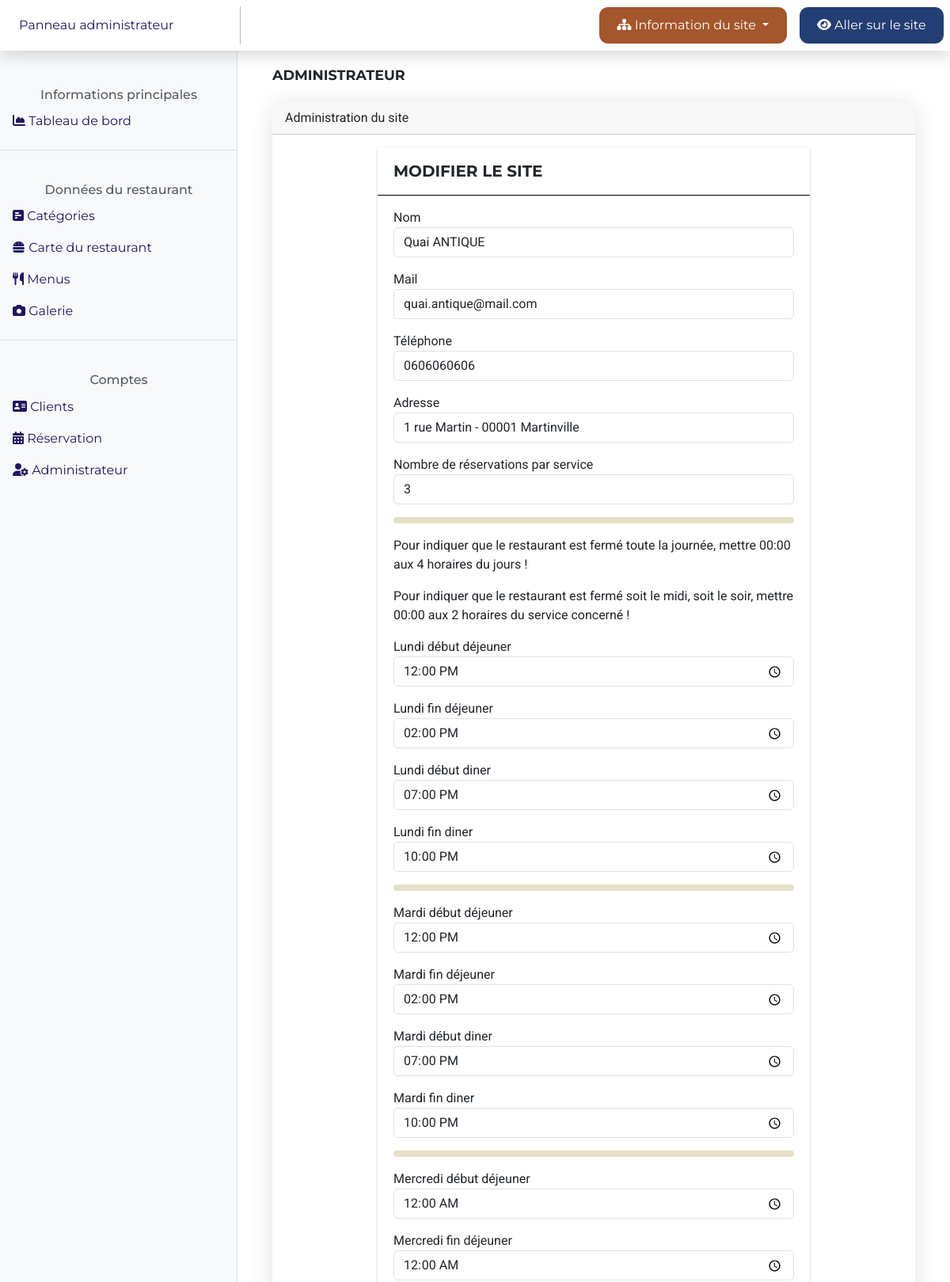
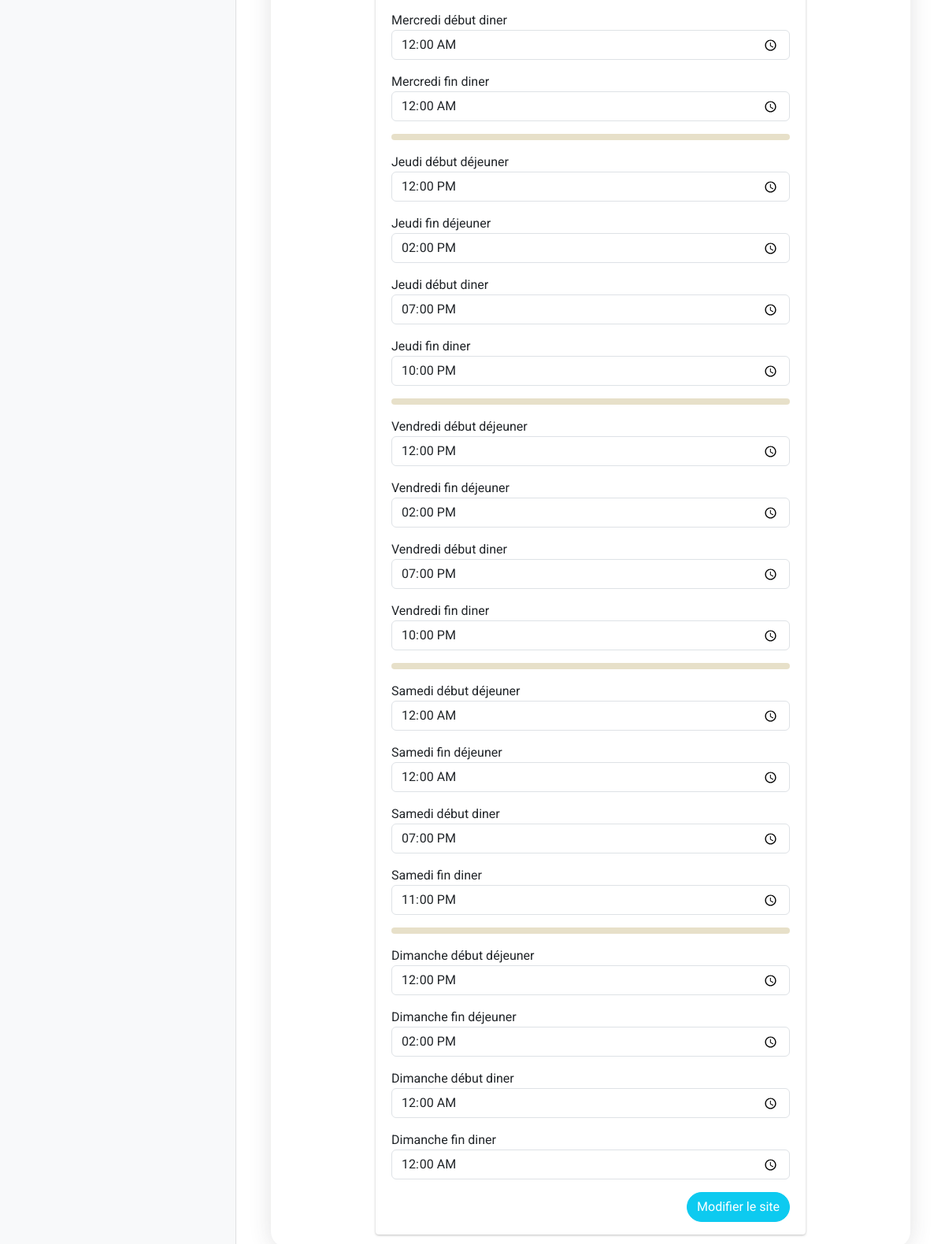
The app's page /admin/Administrateur.php with its own data (2 pictures, top to bottom).
### tables this page shows
CREATE TABLE website_setting_v2
(
  setting_id INT(3) NOT NULL AUTO_INCREMENT PRIMARY KEY,
  setting_name VARCHAR(255) NOT NULL,
  setting_form VARCHAR(255) NOT NULL,
  setting_value VARCHAR(255) NOT NULL
);

CREATE TABLE restaurant_schedule
(
  schedule_id INT(3) NOT NULL AUTO_INCREMENT PRIMARY KEY,
  schedule_day VARCHAR(255) NOT NULL,
  schedule_form VARCHAR(255) NOT NULL,
  schedule_time TIME NOT NULL
);

### admin/Administrateur.php (called while the page is built, shortened)
<?php
include('../Database/connexion.php');
include('./Conf/Template/head-html.php');
include('./Conf/Template/navbar.php');
include('./Page/Administrateur-content.php');
include('./Conf/Template/end-html.php');

### admin/Page/Administrateur-content.php (the view, shortened to what this page needs)
<?php
try {
  $statementsetting = $pdo->prepare("SELECT * FROM website_setting_v2");
  $statementsetting->execute();
  $options = $statementsetting->fetchAll();
} catch (Exception $e) {
  file_put_contents('dblogs.log', $e->getMessage() . "\n", FILE_APPEND);
  echo 'Une erreur est survenue';
}
try {
  $statementschedule = $pdo->prepare("SELECT * FROM restaurant_schedule");
  $statementschedule->execute();
  $schedules = $statementschedule->fetchAll();
} catch (Exception $e) {
  file_put_contents('dblogs.log', $e->getMessage() . "\n", FILE_APPEND);
  echo 'Une erreur est survenue';
}
?>
<div style="padding:20px">
  <h1 style="text-transform: uppercase;
  font-family: Montserrat, sans-serif;
  margin-bottom: 1.5rem;
  font-size: 1.1rem;
  font-weight: bold;">
    Administrateur
  </h1>
  <div class="card">
    <div class="card-header" style="border-top-left-radius: 20px; border-top-right-radius: 20px;">
      Administration du site
    </div>
    <div class="card-body">
      <form method="POST" action="Administrateur.php" enctype="multipart/form-data">
        <div class="form-add-product">
          <div class="form-add-product-header">
            <div class="main-title">
              Modifier le site
            </div>
          </div>
          <div class="form-add-product-body">
            <?php
            foreach ($options as $option) {
            ?>
            <div style="margin-bottom: 1rem;">
              <label for="<?php echo $option['setting_name']; ?>"><?php echo $option['setting_form']; ?></label>
              <input type="text" class="form-control"
                onkeyup="this.value=this.value.replace(/[^\sa-zA-Z0-9@^éè^-]/g,'');"
                value="<?php echo $option['setting_value'] ?>" name="<?php echo $option['setting_name']; ?>">
            </div>
            <?php
            }
            ?>
            <hr class="rounded">
            <div style="margin-bottom: 1rem;">
              <p>Pour indiquer que le restaurant est fermé toute la journée, mettre 00:00 aux 4 horaires du jours !</p>
              <p>Pour indiquer que le restaurant est fermé soit le midi, soit le soir, mettre 00:00 aux 2 horaires du
                service concerné !</p>
            </div>
            <?php
            $i = 1;
            foreach ($schedules as $schedule) {
            ?>
            <div style="margin-bottom: 1rem;">
              <label for="<?php echo $schedule['schedule_day']; ?>"><?php echo $schedule['schedule_form']; ?></label>
              <input type="time" class="form-control" value="<?php echo $schedule['schedule_time']; ?>"
                name="<?php echo $schedule['schedule_day']; ?>">
            </div>
            <?php
              if (($i == 4)  || ($i == 8) || ($i == 12) || ($i == 16) || ($i == 20) || ($i == 24)) {
                echo '<hr class="rounded">';
              }
              $i++;
            }
            ?>
            <button type="submit" name="save_website_setting" class="btn btn-info float-end"
              style="border-radius: 30px; color: white;">
              Modifier le site
            </button>
          </div>
        </div>
      </form>
    </div>
  </div>
</div>

### admin/Design/CSS/admin1.css (style rules this page uses)
:root { -webkit-box-sizing: border-box; box-sizing: border-box; }
body { font-family: Roboto, sans-serif; overflow-x: hidden; scroll-behavior: smooth; }
.card { margin-bottom: 20px; border: 0px; border-radius: 20px; box-shadow: 0 0.15rem 1.75rem 0 rgba(58, 59, 69, 0.15) !important; }
.form-add-product { border: 0; box-shadow: 0 1px 3px 0 rgba(0, 0, 0, 0.25); border-radius: 0.25rem; position: relative; display: flex; flex-direction: column; min-width: 0; word-wrap: break-word; background-color: #fff; background-clip: border-box; margin: auto; width: 70%; }
.form-add-product-header { display: flex; justify-content: space-between; align-items: center; padding-left: 1.25rem; padding-right: 1.25rem; border-bottom: 1px solid rgb(0, 0, 0); }
.form-add-product-header > .main-title { font-size: 20px; font-weight: bold; padding: 15px 0; text-transform: uppercase; font-family: Montserrat, sans-serif; }
.form-add-product-body { padding: 1rem 1.25rem; }
hr.rounded { border-top: 8px solid #a4872c; border-radius: 5px; }

### records on screen
website_setting_v2: setting_form "Nom", setting_value "Quai ANTIQUE"
website_setting_v2: setting_form "Mail", setting_value "quai.antique@mail.com"
website_setting_v2: setting_form "Téléphone", setting_value "0606060606"
website_setting_v2: setting_form "Adresse", setting_value "1 rue Martin - 00001 Martinville"
website_setting_v2: setting_form "Nombre de réservations par service", setting_value "3"
restaurant_schedule: schedule_form "Lundi début déjeuner", schedule_time "12:00:00"
restaurant_schedule: schedule_form "Lundi fin déjeuner", schedule_time "14:00:00"
restaurant_schedule: schedule_form "Lundi début diner", schedule_time "19:00:00"
restaurant_schedule: schedule_form "Lundi fin diner", schedule_time "22:00:00"
restaurant_schedule: schedule_form "Mardi début déjeuner", schedule_time "12:00:00"
restaurant_schedule: schedule_form "Mardi fin déjeuner", schedule_time "14:00:00"
restaurant_schedule: schedule_form "Mardi début diner", schedule_time "19:00:00"
restaurant_schedule: schedule_form "Mardi fin diner", schedule_time "22:00:00"
restaurant_schedule: schedule_form "Mercredi début déjeuner", schedule_time "00:00:00"
restaurant_schedule: schedule_form "Mercredi fin déjeuner", schedule_time "00:00:00"
restaurant_schedule: schedule_form "Mercredi début diner", schedule_time "00:00:00"
restaurant_schedule: schedule_form "Mercredi fin diner", schedule_time "00:00:00"
restaurant_schedule: schedule_form "Jeudi début déjeuner", schedule_time "12:00:00"
restaurant_schedule: schedule_form "Jeudi fin déjeuner", schedule_time "14:00:00"
restaurant_schedule: schedule_form "Jeudi début diner", schedule_time "19:00:00"
restaurant_schedule: schedule_form "Jeudi fin diner", schedule_time "22:00:00"
restaurant_schedule: schedule_form "Vendredi début déjeuner", schedule_time "12:00:00"
restaurant_schedule: schedule_form "Vendredi fin déjeuner", schedule_time "14:00:00"
restaurant_schedule: schedule_form "Vendredi début diner", schedule_time "19:00:00"
restaurant_schedule: schedule_form "Vendredi fin diner", schedule_time "22:00:00"
restaurant_schedule: schedule_form "Samedi début déjeuner", schedule_time "00:00:00"
restaurant_schedule: schedule_form "Samedi fin déjeuner", schedule_time "00:00:00"
restaurant_schedule: schedule_form "Samedi début diner", schedule_time "19:00:00"
restaurant_schedule: schedule_form "Samedi fin diner", schedule_time "23:00:00"
restaurant_schedule: schedule_form "Dimanche début déjeuner", schedule_time "12:00:00"
restaurant_schedule: schedule_form "Dimanche fin déjeuner", schedule_time "14:00:00"
restaurant_schedule: schedule_form "Dimanche début diner", schedule_time "00:00:00"
restaurant_schedule: schedule_form "Dimanche fin diner", schedule_time "00:00:00"
